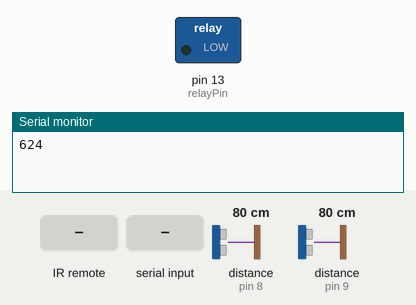
A sketch run on a simulated Arduino Uno, built with avr-gcc and run on an emulated ATmega328P. Parts: switched loads named in the sketch (green lamp = pin HIGH), the last lines printed to the serial monitor. Wiring (inferred from the names in the program): DS3231 clock at I2C address 0x68. Inputs (shaded band) come from the test bench; at power-on: distance to the obstacle (sensors on pin 8, pin 9) 80 cm. The echo pulse lasts 58.3 µs per cm; the local clock reads 2024-03-15 10:24:30 at power-on unless the sketch sets it.

Above: at 1.2 s.
1.3 s: infrared code 0x9E856ADE received
At 2.6 s:
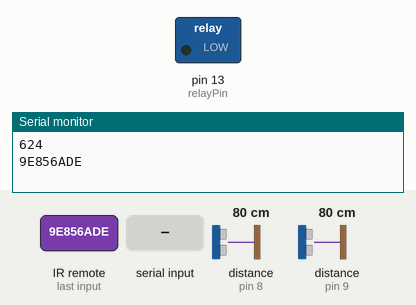
2.9 s: distance to the obstacle (sensor on pin 8) set to 2 cm
4.4 s: distance to the obstacle (sensor on pin 9) set to 2 cm
5.9 s: infrared code 0x499B750A received
7.4 s: infrared code 0x7D03709 received
8.9 s: "A" received over Serial
At 9.4 s:
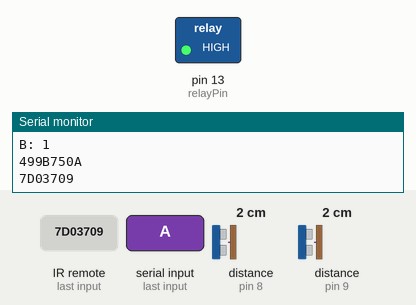
Timing chart, 0 to 11.4 s (numbered marks = the images above; inputs shaded):
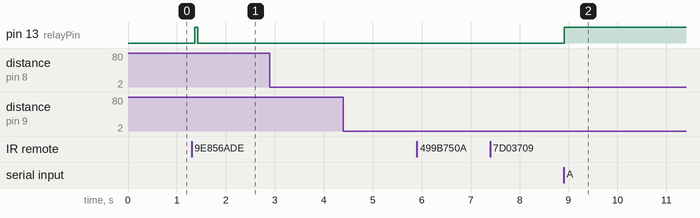

Measured:
- after the input at 1.3 s, pin 13 (relayPin): LOW → HIGH after 0.06 s, → LOW 0.06 s later
- after the input at 8.9 s, pin 13 (relayPin): LOW → HIGH at once

The sketch:

Motivator.ino
```cpp
#include "Wire.h"
#define DS3231_I2C_ADDRESS 0x68
byte byteReadh;
byte byteReadm;
byte byteReadr;
int check=0;
int checkl=0;
int checkc=0;
int alarmh;
int alarmh1;
int alarmm;
int alarmm1;
int alarmm2;
int alarmam;
int checkdisp=0;
int motivate=0;
int timea=0;
int timeb=0;
int checktime=0;
int globehour=0;
int globemin=0;
char bt;
// Convert normal decimal numbers to binary coded decimal
byte decToBcd(byte val)
{
  return( (val/10*16) + (val%10) );
}
// Convert binary coded decimal to normal decimal numbers
byte bcdToDec(byte val)
{
  return( (val/16*10) + (val%16) );
}
//replace here


//The RTC and OLED setup ends here

//the autodetect setup starts from below
#include <NewPing.h>
#include <IRremote.h>

int us1Pin = 8;
int us2Pin = 9;
int relayPin = 13;

#define MAX_DISTANCE 200
#define OK_POS1 0x499B750A
#define OK_POS2  0x9E856ADE
#define RECV_PIN 10
#define OK_ON 0x7D03709
#define OK_OFF 0x7AD7A7D9

byte ledState;
IRrecv irrecv(RECV_PIN);
decode_results results;
boolean power_state = LOW;


class USSensor {
public:
  USSensor(int trigPin, int echoPin, String aName) {
    trig = trigPin;
    echo = echoPin;
    sonar = new NewPing(trigPin, echoPin, MAX_DISTANCE);
    isActivated = false;
    name = aName;
    time = 0;
  }

  void update() {
    updateSensor();
    if (value < 30) {
      setActive(true);
    } else {
      if (millis() - time > 500) {
        setActive(false);
      }
    }
  }

  void reset() {
    setActive(false);
    time = 0;
  }

  void setActive(boolean state) {
    if (!isActivated && state) {
      time = millis();
    }
    if (isActivated != state) {
      isActivated = state;
      Serial.print(name + ": ");
      Serial.println(state);
    }
  }

  boolean wasActive() {
    return (time != 0) && !isActivated;
  }

  int lastActive() {
    return millis() - time;
  }

private:
  int trig;
  int echo;
  int led;
  String name;
  boolean isActivated;
  unsigned long time;
  float value;
  NewPing *sonar;

  void updateSensor() {

    delay(25);
    unsigned int uS = sonar->ping();
    value = uS / US_ROUNDTRIP_CM;

//    delay(5);
//    pinMode(trig, OUTPUT);
//    digitalWrite(trig, LOW);
//    delayMicroseconds(50);
//    digitalWrite(trig, HIGH);
//    delayMicroseconds(200);
//    digitalWrite(trig, LOW);
//    pinMode(echo, INPUT);
//    int pulseLen = pulseIn(echo, HIGH);
//    float currentValue = pulseLen / 29.387 /2; // [voloshyn] convert into cm
//    if (value == 0.0f) value = currentValue;
//    else value = (value + currentValue) / 2;
//    value = pulseLen / 29.387 /2; // [voloshyn] convert into cm
  }
};

int peopleInRoom = 0;
USSensor *A;
USSensor *B;

void setup() {
  irrecv.enableIRIn(); // Start the receiver
  Serial.begin(9600);
  A = new USSensor(us1Pin, us1Pin, "A");
  B = new USSensor(us2Pin, us2Pin, "B");
  pinMode(relayPin, OUTPUT);
  Wire.begin();
   // set the initial time here:
  // DS3231 seconds, minutes, hours, day, date, month, year
  //setDS3231time(30,25,25,2,2,6,15);
}


void setDS3231time(byte second, byte minute, byte hour, byte dayOfWeek, byte
dayOfMonth, byte month, byte year)
{
  // sets time and date data to DS3231
  Wire.beginTransmission(DS3231_I2C_ADDRESS);
  Wire.write(0); // set next input to start at the seconds register
  Wire.write(decToBcd(second)); // set seconds
  Wire.write(decToBcd(minute)); // set minutes
  Wire.write(decToBcd(hour)); // set hours
  Wire.write(decToBcd(dayOfWeek)); // set day of week (1=Sunday, 7=Saturday)
  Wire.write(decToBcd(dayOfMonth)); // set date (1 to 31)
  Wire.write(decToBcd(month)); // set month
  Wire.write(decToBcd(year)); // set year (0 to 99)
  Wire.endTransmission();
}
void readDS3231time(byte *second,
byte *minute,
byte *hour,
byte *dayOfWeek,
byte *dayOfMonth,
byte *month,
byte *year)
{
  Wire.beginTransmission(DS3231_I2C_ADDRESS);
  Wire.write(0); // set DS3231 register pointer to 00h
  Wire.endTransmission();
  Wire.requestFrom(DS3231_I2C_ADDRESS, 7);
  // request seven bytes of data from DS3231 starting from register 00h
  *second = bcdToDec(Wire.read() & 0x7f);
  *minute = bcdToDec(Wire.read());
  *hour = bcdToDec(Wire.read() & 0x3f);
  *dayOfWeek = bcdToDec(Wire.read());
  *dayOfMonth = bcdToDec(Wire.read());
  *month = bcdToDec(Wire.read());
  *year = bcdToDec(Wire.read());
}

void displayTime()
{
  byte second, minute, hour, dayOfWeek, dayOfMonth, month, year;
  // retrieve data from DS3231
  readDS3231time(&second, &minute, &hour, &dayOfWeek, &dayOfMonth, &month,
  &year);

globehour = hour;
globemin = minute;

 /* if(second > 25 && second < 27){
  // send it to the serial monitor
 Serial.print(hour, DEC);
  // convert the byte variable to a decimal number when displayed
  Serial.print(":");
  if (minute<10)
  {
    Serial.print("0");
  }
  Serial.print(minute, DEC);
  Serial.print(":");
  if (second<10)
  {
    Serial.print("0");
  }
  Serial.println(second, DEC);
  }*/
  checkdisp=minute;
  if (hour==alarmh){
    if(minute==alarmm){
      Serial.println("Alarm!");
      digitalWrite(13,HIGH);

    }
  }
}


void loop() {
  byte byteReadh, byteReadma, byteReadmb, byteReadam, byteReadh1;
     if( Serial.available() )       // if data is available to read
  {
    ;
  }
  bt = Serial.read();         // read it and store it in 'val'

  if( bt == 'A' )               // if 'a' was received led 2 is switched off
  {
    digitalWrite(13, HIGH);    // turn Off pin 2
  }

  if( bt == 'a' )               // if 'A' was received led 2 on
  {
    digitalWrite(13, LOW);  // turn ON pin 2a
  }
  if( bt == 'b')
  {
    relayPin=13;
  }

  if(bt == 'c')
  {
    relayPin=16;
  }

  if(bt == 'h')
  {
  // byteReadh= Serial.read();
  //  alarmh=byteReadh;
    alarmh= Serial.read();
    Serial.println(alarmh);
  }


  if( bt == 'm' )
  {
    Serial.println(motivate);
  }

  if(bt == 'i')
  {
  // byteReadma= Serial.read();
    //alarmm1=byteReadma;
    alarmm= Serial.read();
    Serial.println(alarmm);
  }

//Serial.println(bt);


 if (irrecv.decode(&results)) {  //If IR receive results are detected
   Serial.println(results.value, HEX);
    switch (results.value) {

     //Power
    case OK_POS1:
      //   Serial.println("Power");
         digitalWrite(13,LOW);
       // turn LED ON

    break;

     case OK_POS2:
      //   Serial.println("Power");
         digitalWrite(13, HIGH);  // turn LED ON

    break;

    case OK_ON:
      //   Serial.println("Power");
         relayPin=16;  // turn LED ON

    break;

    case OK_OFF:
      //   Serial.println("Power");
         relayPin=13;  // turn LED ON

    break;


    }

    irrecv.resume(); // Receive the next value
  }


    A->update();
    B->update();

    if (A->wasActive() && B->wasActive()) {
      int a_time = A->lastActive();
      int b_time = B->lastActive();
      if (a_time < 5000 && b_time < 5000) {
        if (a_time > b_time) {
          peopleInRoom++;
        } else {
          peopleInRoom--;
        }
        Serial.print("People in room: ");
        Serial.println(peopleInRoom);
      }
      A->reset();
      B->reset();
    }
   displayTime();
   byte second, minute, hour, dayOfWeek, dayOfMonth, month, year;
  // retrieve data from DS3231
  readDS3231time(&second, &minute, &hour, &dayOfWeek, &dayOfMonth, &month,
  &year);
    if (peopleInRoom < 0) { // [voloshyn] in case when someone was already in the room when system was activated
      peopleInRoom = 0;
    }

    if (peopleInRoom > 0) {
      digitalWrite(relayPin, HIGH);
      if (checktime==1){
      timea = globehour*60+globemin;
      Serial.println(timea);
      motivate = motivate + timea - timeb;
      }
      checktime = 0;

    } else {
      digitalWrite(relayPin, LOW);
      if (checktime==0){
      delay (100);
      timeb = globehour*60+globemin;
      Serial.println(timeb);
      }
      checktime=1;
    }
  /* displayTime();
   byte second, minute, hour, dayOfWeek, dayOfMonth, month, year;
  // retrieve data from DS3231
  readDS3231time(&second, &minute, &hour, &dayOfWeek, &dayOfMonth, &month,
  &year);*/

}
```
